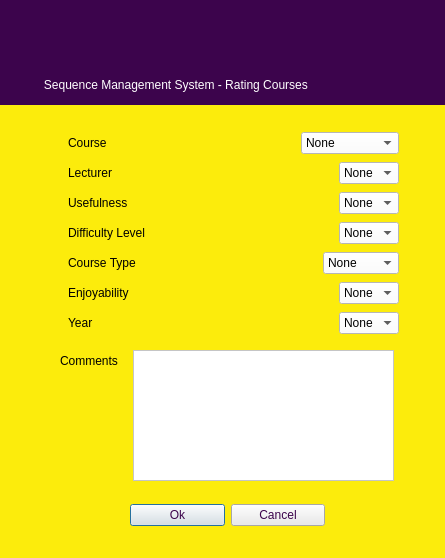
<?xml version="1.0" encoding="UTF-8"?>
<ui version="4.0">
 <class>Ratingdialog</class>
 <widget class="QDialog" name="Ratingdialog">
  <property name="geometry">
   <rect>
    <x>0</x>
    <y>0</y>
    <width>445</width>
    <height>558</height>
   </rect>
  </property>
  <property name="minimumSize">
   <size>
    <width>445</width>
    <height>558</height>
   </size>
  </property>
  <property name="maximumSize">
   <size>
    <width>445</width>
    <height>558</height>
   </size>
  </property>
  <property name="windowTitle">
   <string>Ratingdialog</string>
  </property>
  <property name="styleSheet">
   <string notr="true">background-color: rgb(252, 236, 12);</string>
  </property>
  <widget class="QLabel" name="label_3">
   <property name="geometry">
    <rect>
     <x>0</x>
     <y>0</y>
     <width>451</width>
     <height>71</height>
    </rect>
   </property>
   <property name="styleSheet">
    <string notr="true">image: url(:/Images/Images/ublogo.png);
background-color: rgb(60, 4, 76);</string>
   </property>
   <property name="text">
    <string/>
   </property>
  </widget>
  <widget class="QLabel" name="label_4">
   <property name="geometry">
    <rect>
     <x>-6</x>
     <y>64</y>
     <width>461</width>
     <height>41</height>
    </rect>
   </property>
   <property name="styleSheet">
    <string notr="true">color: rgb(255, 255, 255);
background-color: rgb(60, 4, 76);</string>
   </property>
   <property name="text">
    <string>               Sequence Management System - Rating Courses</string>
   </property>
  </widget>
  <widget class="QWidget" name="layoutWidget">
   <property name="geometry">
    <rect>
     <x>130</x>
     <y>500</y>
     <width>195</width>
     <height>30</height>
    </rect>
   </property>
   <layout class="QHBoxLayout" name="horizontalLayout_3">
    <item>
     <widget class="QPushButton" name="okButton">
      <property name="styleSheet">
       <string notr="true">color: rgb(60, 4, 76);
background-color: rgb(234, 234, 234);</string>
      </property>
      <property name="text">
       <string>Ok</string>
      </property>
     </widget>
    </item>
    <item>
     <widget class="QPushButton" name="cancelButton">
      <property name="styleSheet">
       <string notr="true">color: rgb(60, 4, 76);
background-color: rgb(234, 234, 234);</string>
      </property>
      <property name="text">
       <string>Cancel</string>
      </property>
     </widget>
    </item>
   </layout>
  </widget>
  <widget class="QTextEdit" name="commentsEdit">
   <property name="geometry">
    <rect>
     <x>133</x>
     <y>350</y>
     <width>261</width>
     <height>131</height>
    </rect>
   </property>
   <property name="styleSheet">
    <string notr="true">background-color: rgb(255, 255, 255);</string>
   </property>
  </widget>
  <widget class="QLabel" name="chooseSequenceLabel_8">
   <property name="geometry">
    <rect>
     <x>60</x>
     <y>350</y>
     <width>71</width>
     <height>22</height>
    </rect>
   </property>
   <property name="text">
    <string>Comments</string>
   </property>
  </widget>
  <widget class="QWidget" name="layoutWidget">
   <property name="geometry">
    <rect>
     <x>68</x>
     <y>130</y>
     <width>331</width>
     <height>212</height>
    </rect>
   </property>
   <layout class="QGridLayout" name="gridLayout">
    <item row="0" column="0">
     <layout class="QHBoxLayout" name="horizontalLayout">
      <item>
       <widget class="QLabel" name="chooseSequenceLabel">
        <property name="text">
         <string>Course</string>
        </property>
       </widget>
      </item>
      <item>
       <spacer name="horizontalSpacer">
        <property name="orientation">
         <enum>Qt::Horizontal</enum>
        </property>
        <property name="sizeHint" stdset="0">
         <size>
          <width>98</width>
          <height>20</height>
         </size>
        </property>
       </spacer>
      </item>
      <item>
       <widget class="QComboBox" name="courseComboBox">
        <property name="styleSheet">
         <string notr="true">background-color: rgb(255, 255, 255);</string>
        </property>
        <item>
         <property name="text">
          <string>None</string>
         </property>
        </item>
        <item>
         <property name="text">
          <string>CMPS1134</string>
         </property>
        </item>
        <item>
         <property name="text">
          <string>CMPS1131</string>
         </property>
        </item>
        <item>
         <property name="text">
          <string>MATH1151</string>
         </property>
        </item>
        <item>
         <property name="text">
          <string>MATH1201</string>
         </property>
        </item>
        <item>
         <property name="text">
          <string>ENGL1014</string>
         </property>
        </item>
        <item>
         <property name="text">
          <string>CMSP1171</string>
         </property>
        </item>
        <item>
         <property name="text">
          <string>CMPS1232</string>
         </property>
        </item>
        <item>
         <property name="text">
          <string>CMPS1211</string>
         </property>
        </item>
        <item>
         <property name="text">
          <string>PHIL1014</string>
         </property>
        </item>
        <item>
         <property name="text">
          <string>MATH1302</string>
         </property>
        </item>
        <item>
         <property name="text">
          <string>ENG1025</string>
         </property>
        </item>
        <item>
         <property name="text">
          <string>PHYS1015</string>
         </property>
        </item>
        <item>
         <property name="text">
          <string>PHYS1015L</string>
         </property>
        </item>
        <item>
         <property name="text">
          <string>CMPS2131</string>
         </property>
        </item>
        <item>
         <property name="text">
          <string>CMPS2111</string>
         </property>
        </item>
        <item>
         <property name="text">
          <string>CMPS2151</string>
         </property>
        </item>
        <item>
         <property name="text">
          <string>CMPS2242</string>
         </property>
        </item>
        <item>
         <property name="text">
          <string>ENGL1035</string>
         </property>
        </item>
        <item>
         <property name="text">
          <string>MATH2201</string>
         </property>
        </item>
        <item>
         <property name="text">
          <string>CMPS2212</string>
         </property>
        </item>
        <item>
         <property name="text">
          <string>CMPS2232</string>
         </property>
        </item>
        <item>
         <property name="text">
          <string>MGMT1014</string>
         </property>
        </item>
        <item>
         <property name="text">
          <string>PSYC1014</string>
         </property>
        </item>
        <item>
         <property name="text">
          <string>HIST1014</string>
         </property>
        </item>
        <item>
         <property name="text">
          <string>CMPS1192</string>
         </property>
        </item>
        <item>
         <property name="text">
          <string>CMPS2992</string>
         </property>
        </item>
        <item>
         <property name="text">
          <string>SOCL1014</string>
         </property>
        </item>
        <item>
         <property name="text">
          <string>SPAN1025</string>
         </property>
        </item>
        <item>
         <property name="text">
          <string>ECON1014</string>
         </property>
        </item>
       </widget>
      </item>
     </layout>
    </item>
    <item row="1" column="0">
     <layout class="QHBoxLayout" name="horizontalLayout_2">
      <item>
       <widget class="QLabel" name="chooseSequenceLabel_2">
        <property name="text">
         <string>Lecturer</string>
        </property>
       </widget>
      </item>
      <item>
       <spacer name="horizontalSpacer_2">
        <property name="orientation">
         <enum>Qt::Horizontal</enum>
        </property>
        <property name="sizeHint" stdset="0">
         <size>
          <width>98</width>
          <height>20</height>
         </size>
        </property>
       </spacer>
      </item>
      <item>
       <widget class="QComboBox" name="lecturerComboBox">
        <property name="styleSheet">
         <string notr="true">background-color: rgb(255, 255, 255);</string>
        </property>
        <item>
         <property name="text">
          <string>None</string>
         </property>
        </item>
       </widget>
      </item>
     </layout>
    </item>
    <item row="2" column="0">
     <layout class="QHBoxLayout" name="horizontalLayout_4">
      <item>
       <widget class="QLabel" name="chooseSequenceLabel_3">
        <property name="text">
         <string>Usefulness</string>
        </property>
       </widget>
      </item>
      <item>
       <spacer name="horizontalSpacer_3">
        <property name="orientation">
         <enum>Qt::Horizontal</enum>
        </property>
        <property name="sizeHint" stdset="0">
         <size>
          <width>98</width>
          <height>20</height>
         </size>
        </property>
       </spacer>
      </item>
      <item>
       <widget class="QComboBox" name="usefulnessComboBox">
        <property name="styleSheet">
         <string notr="true">background-color: rgb(255, 255, 255);</string>
        </property>
        <item>
         <property name="text">
          <string>None</string>
         </property>
        </item>
        <item>
         <property name="text">
          <string>1</string>
         </property>
        </item>
        <item>
         <property name="text">
          <string>2</string>
         </property>
        </item>
        <item>
         <property name="text">
          <string>3</string>
         </property>
        </item>
        <item>
         <property name="text">
          <string>4</string>
         </property>
        </item>
        <item>
         <property name="text">
          <string>5</string>
         </property>
        </item>
       </widget>
      </item>
     </layout>
    </item>
    <item row="3" column="0">
     <layout class="QHBoxLayout" name="horizontalLayout_5">
      <item>
       <widget class="QLabel" name="chooseSequenceLabel_4">
        <property name="text">
         <string>Difficulty Level</string>
        </property>
       </widget>
      </item>
      <item>
       <spacer name="horizontalSpacer_4">
        <property name="orientation">
         <enum>Qt::Horizontal</enum>
        </property>
        <property name="sizeHint" stdset="0">
         <size>
          <width>78</width>
          <height>20</height>
         </size>
        </property>
       </spacer>
      </item>
      <item>
       <widget class="QComboBox" name="difficultyComboBox">
        <property name="styleSheet">
         <string notr="true">background-color: rgb(255, 255, 255);</string>
        </property>
        <item>
         <property name="text">
          <string>None</string>
         </property>
        </item>
        <item>
         <property name="text">
          <string>1</string>
         </property>
        </item>
        <item>
         <property name="text">
          <string>2</string>
         </property>
        </item>
        <item>
         <property name="text">
          <string>3</string>
         </property>
        </item>
        <item>
         <property name="text">
          <string>4</string>
         </property>
        </item>
        <item>
         <property name="text">
          <string>5</string>
         </property>
        </item>
       </widget>
      </item>
     </layout>
    </item>
    <item row="4" column="0">
     <layout class="QHBoxLayout" name="horizontalLayout_6">
      <item>
       <widget class="QLabel" name="chooseSequenceLabel_5">
        <property name="text">
         <string>Course Type</string>
        </property>
       </widget>
      </item>
      <item>
       <spacer name="horizontalSpacer_5">
        <property name="orientation">
         <enum>Qt::Horizontal</enum>
        </property>
        <property name="sizeHint" stdset="0">
         <size>
          <width>78</width>
          <height>20</height>
         </size>
        </property>
       </spacer>
      </item>
      <item>
       <widget class="QComboBox" name="courseTypeComboBox_2">
        <property name="styleSheet">
         <string notr="true">background-color: rgb(255, 255, 255);</string>
        </property>
        <item>
         <property name="text">
          <string>None</string>
         </property>
        </item>
        <item>
         <property name="text">
          <string>Practical</string>
         </property>
        </item>
        <item>
         <property name="text">
          <string>Theory</string>
         </property>
        </item>
       </widget>
      </item>
     </layout>
    </item>
    <item row="5" column="0">
     <layout class="QHBoxLayout" name="horizontalLayout_7">
      <item>
       <widget class="QLabel" name="chooseSequenceLabel_6">
        <property name="text">
         <string>Enjoyability</string>
        </property>
       </widget>
      </item>
      <item>
       <spacer name="horizontalSpacer_6">
        <property name="orientation">
         <enum>Qt::Horizontal</enum>
        </property>
        <property name="sizeHint" stdset="0">
         <size>
          <width>78</width>
          <height>20</height>
         </size>
        </property>
       </spacer>
      </item>
      <item>
       <widget class="QComboBox" name="enjoyabilityComboBox_3">
        <property name="styleSheet">
         <string notr="true">background-color: rgb(255, 255, 255);</string>
        </property>
        <item>
         <property name="text">
          <string>None</string>
         </property>
        </item>
        <item>
         <property name="text">
          <string>1</string>
         </property>
        </item>
        <item>
         <property name="text">
          <string>2</string>
         </property>
        </item>
        <item>
         <property name="text">
          <string>3</string>
         </property>
        </item>
        <item>
         <property name="text">
          <string>4</string>
         </property>
        </item>
        <item>
         <property name="text">
          <string>5</string>
         </property>
        </item>
       </widget>
      </item>
     </layout>
    </item>
    <item row="6" column="0">
     <layout class="QHBoxLayout" name="horizontalLayout_8">
      <item>
       <widget class="QLabel" name="chooseSequenceLabel_7">
        <property name="text">
         <string>Year</string>
        </property>
       </widget>
      </item>
      <item>
       <spacer name="horizontalSpacer_9">
        <property name="orientation">
         <enum>Qt::Horizontal</enum>
        </property>
        <property name="sizeHint" stdset="0">
         <size>
          <width>98</width>
          <height>20</height>
         </size>
        </property>
       </spacer>
      </item>
      <item>
       <widget class="QComboBox" name="yearComboBox">
        <property name="styleSheet">
         <string notr="true">background-color: rgb(255, 255, 255);</string>
        </property>
        <item>
         <property name="text">
          <string>None</string>
         </property>
        </item>
        <item>
         <property name="text">
          <string>2010</string>
         </property>
        </item>
        <item>
         <property name="text">
          <string>2012</string>
         </property>
        </item>
        <item>
         <property name="text">
          <string>2013</string>
         </property>
        </item>
        <item>
         <property name="text">
          <string>2015</string>
         </property>
        </item>
        <item>
         <property name="text">
          <string>2016</string>
         </property>
        </item>
        <item>
         <property name="text">
          <string>2017</string>
         </property>
        </item>
        <item>
         <property name="text">
          <string>2018</string>
         </property>
        </item>
        <item>
         <property name="text">
          <string>2019</string>
         </property>
        </item>
        <item>
         <property name="text">
          <string>2020</string>
         </property>
        </item>
       </widget>
      </item>
     </layout>
    </item>
   </layout>
  </widget>
 </widget>
 <resources/>
 <connections/>
</ui>
